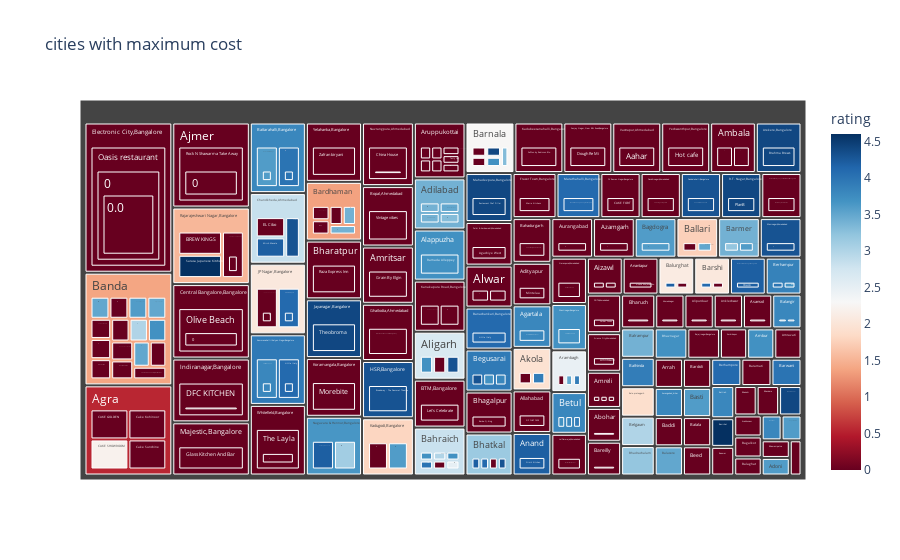

The code cell stored with this chart in its notebook:
### Code cell
fig=px.treemap(highest_cost.head(200),
              path=['city','name','rating_count','rating'],
              color_continuous_scale='RdBu',
              values='cost',
              color='rating',
              title='cities with maximum cost')
fig.show()

### Figure 1 — Plotly figure (JSON) as saved in the notebook; plotly's stock layout.template omitted (floating-point values rounded to 4 significant figures; data arrays with more than 128 entries replaced by an {"elided": "..."} marker saying what was removed)
{"data": [{"branchvalues": "total", "customdata": {"elided": "722x1 float values"}, "domain": {"x": [0, 1], "y": [0, 1]}, "hovertemplate": "labels=%{label}<br>cost=%{value}<br>parent=%{parent}<br>id=%{id}<br>rating=%{color}<extra></extra>", "ids": {"elided": "722 str values"}, "labels": {"elided": "722 str values"}, "marker": {"coloraxis": "coloraxis", "colors": {"elided": "722 float values"}}, "name": "", "parents": {"elided": "722 str values"}, "type": "treemap", "values": {"elided": "722 int values"}}], "layout": {"coloraxis": {"colorbar": {"title": {"text": "rating"}}, "colorscale": [[0, "rgb(103,0,31)"], [0.1, "rgb(178,24,43)"], [0.2, "rgb(214,96,77)"], [0.3, "rgb(244,165,130)"], [0.4, "rgb(253,219,199)"], [0.5, "rgb(247,247,247)"], [0.6, "rgb(209,229,240)"], [0.7, "rgb(146,197,222)"], [0.8, "rgb(67,147,195)"], [0.9, "rgb(33,102,172)"], [1, "rgb(5,48,97)"]]}, "legend": {"tracegroupgap": 0}, "title": {"text": "cities with maximum cost"}}}
